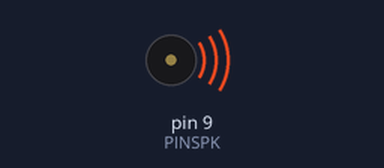
This sketch was run on a simulated Arduino Uno, built with avr-gcc and run on an emulated ATmega328P. On the bench: buzzer (waves = sounding). What the sketch prints to the serial monitor is not drawn.

Above: at 0.2 s.
Timing chart, 0 to 3.0 s (numbered marks = the images above):
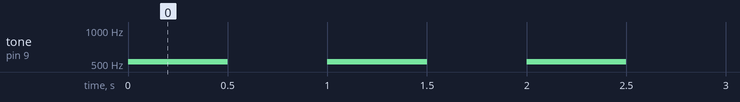

The sketch:

beep_while_incrementing_using_function.ino
```cpp
/*this code will beep the buzzer while incrementing a variable.
  The value of that variable will be printed to the serial monitor*/
//--------------------------------------------------------------
//initialize variables
const int PINSPK = 9;
int beepCounter = 0;

void setup() {
  // put your setup code here, to run once:
  pinMode(PINSPK, OUTPUT);
  Serial.begin(9600);
}

void loop() {
  //--main loop--
  playTone(500, 523); //call buzzer beep

  beepCounter ++;     //increment variable (add one to)

  Serial.println(beepCounter); //print variable value to serial monitor

}

void playTone(int a,int b) { //beep buzzer
  tone(PINSPK, b);
  delay(a);
  noTone(PINSPK);
  delay(a);
}
```

Measured:
- by itself, tone on pin 9 (PINSPK): alternates 523 Hz for 0.50 s and silent for 0.50 s
